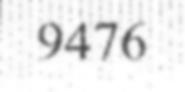
#> input picture test/test.jpg, 185 x 92 px
$ python testsvm.py
#> lines starting #> are read from the running program, lines starting #| are printed output that depends on the picture
from pandas import DataFrame
import matplotlib.pyplot as plt
from sklearn.cluster import KMeans
from sklearn import datasets , svm , metrics
from PIL import Image , ImageDraw , ImageFilter
import numpy as np

image=Image.open('test.jpg')
#> image is the input picture: PIL image 185x92 L; min 78, max 255, mean 236.8
#image=image.rotate(180)
crope=(30,10,155,80)
image=image.crop(crope)
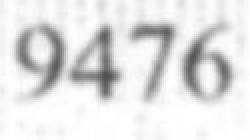
#> image: PIL image 125x70 L (shown 2 times larger); min 78, max 255, mean 225.7
image=image.filter(ImageFilter.GaussianBlur())
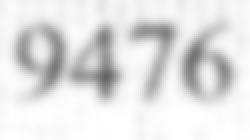
#> image: PIL image 125x70 L (shown 2 times larger); min 102, max 255, mean 225.7

img_arr=np.asarray(image,dtype='int32')
cnt=0
Data= {'x':[],'y':[]}
for y in range(len(img_arr)):
    for x in range(len(img_arr[0])):
        if img_arr[y][x]<=220:
            Data['x'].append(x)
            Data['y'].append(y)
            cnt+=1
#> this loop made 70 passes
#> after the loop, cnt = 2660

df = DataFrame(Data,columns=['x','y'])
cluster=4
cluster2=4
var=1
kmeans = KMeans(n_clusters=cluster).fit(df)
centroids=kmeans.cluster_centers_
while var==1:
    for x1 in range(0,cluster):
        for x2 in range(x1+1,cluster):
            if (abs(centroids[x1][0]-centroids[x2][0])<=15):
                cluster2=3
                break
    if cluster2==cluster:
        break
    else:
        cluster=cluster2
        kmeans = KMeans(n_clusters=cluster2).fit(df)
        centroids=kmeans.cluster_centers_
        break

#print(len(centroids),centroids[2][0],centroids[2][1])

centroids=sorted(centroids,key = lambda x: x[0])
print(centroids)

imageofnumber=[]
for point in centroids:
    imageofnumber.append(image.crop((point[0]-15,point[1]-20,point[0]+15,point[1]+23)))
#> after the loop, imageofnumber = 4 items

# [18 lines of commented-out code are left out]
dataimage=[]
target=[]
for j in range(10):
    for i in range(1,10):
        try:
            img=Image.open('train/'+str(i)+str(j)+'.jpg')
            data_img=np.asarray(img,dtype="int32")
            data_img=np.concatenate(data_img,axis=0)
            dataimage.append(data_img)
            target.append(i)
        except IOError:
            pass
############################
print(type(dataimage))
# Create a classifier: a support vector classifier
classifier = svm.SVC(gamma=0.000001 , C=100.)

# We learn the digits on the first half of the digits
#classifier.fit(data[:n_samples // 2], digits.target[:n_samples // 2])
#> (the run stopped early here; a loop or call above may not have finished)
